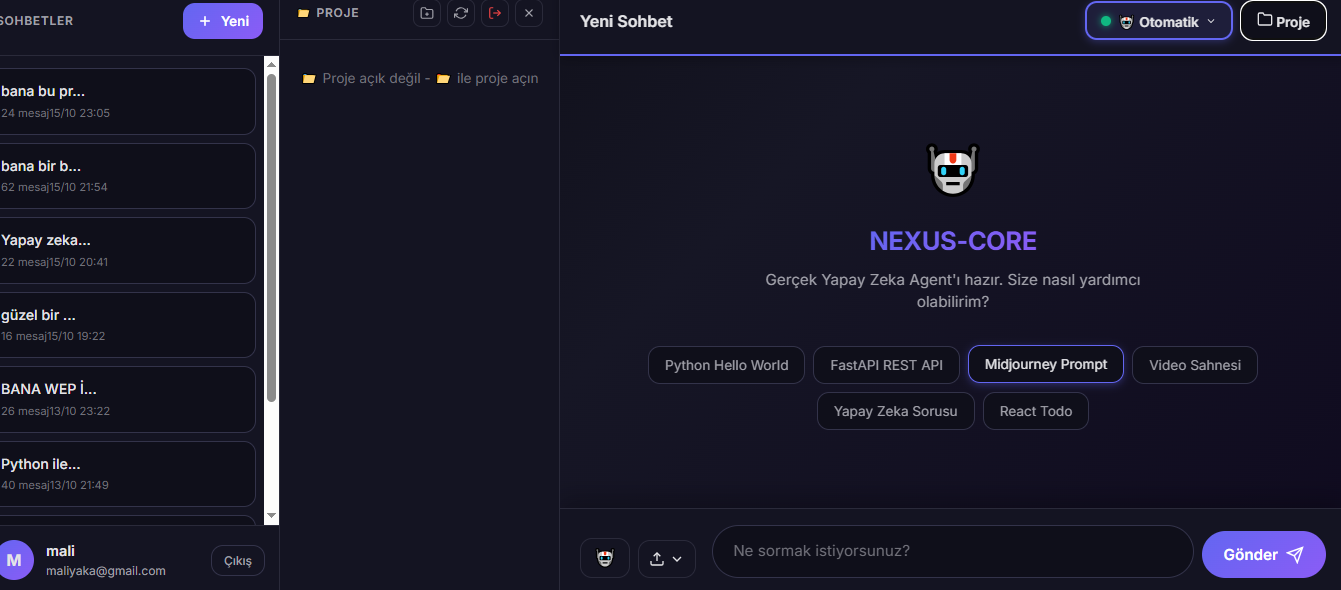
#> input picture multimodal-studio/screenshot_2026-10-16.png, 1341 x 590 px
$ python analyze_image.py
#> lines starting #> are read from the running program, lines starting #| are printed output that depends on the picture; after the words box and inside, x2 and y2 are one past the last pixel; in counts of white or black regions, pixels touching at a corner belong together; long printed decimals are rounded
from PIL import Image
import numpy as np
from collections import Counter

img = Image.open('screenshot_2026-10-16.png')
#> img is the input picture: PIL image 1341x590 RGBA; mean R, G, B, A 25.1, 24.3, 40.7, 255
arr = np.array(img)
print('Shape:', arr.shape)
#| Shape: (590, 1341, 4)
print('Dtype:', arr.dtype)
#| Dtype: uint8

# Get unique colors count
unique_colors = len(np.unique(arr.reshape(-1, arr.shape[-1]), axis=0))
#> unique_colors = 5733
print('Unique colors:', unique_colors)
#| Unique colors: 5733

# Get average color
avg = arr.mean(axis=(0,1))
#> avg = [25.14, 24.29, 40.67, 255]
print('Average RGBA:', avg)
#| Average RGBA: [ 25.145  24.292  40.667 255.        ]

# Get dominant colors by sampling
flat = arr.reshape(-1, 4)
sample = flat[::10]
counts = Counter(tuple(c) for c in sample)
#> counts = 1716 items
top = counts.most_common(20)
#> top = 20 items
print('\nTop 20 colors (sampled):')
for color, count in top:
    print('  RGBA{}: {}'.format(color, count))
#> this loop made 20 passes
#> (color, count) on passes 1 to 12: ((20, 20, 34, 255), 27698), ((15, 15, 26, 255), 14390), ((21, 20, 36, 255), 2729), ((21, 21, 36, 255), 2245), ((22, 22, 37, 255), 2125), ((20, 18, 35, 255), 2053), ((20, 19, 35, 255), 1486), ((19, 17, 34, 255), 1456), ((19, 17, 35, 255), 1251), ((20, 19, 36, 255), 1203), ((19, 16, 34, 255), 1203), ((17, 14, 33, 255), 1203)
#|   RGBA(20, 20, 34, 255): 27698
#|   RGBA(15, 15, 26, 255): 14390
#|   RGBA(21, 20, 36, 255): 2729
#|   RGBA(21, 21, 36, 255): 2245
#|   RGBA(22, 22, 37, 255): 2125
#|   RGBA(20, 18, 35, 255): 2053
#|   RGBA(20, 19, 35, 255): 1486
#|   RGBA(19, 17, 34, 255): 1456
#> (further printed lines are left out)

# Analyze horizontal bands to understand layout
h, w = arr.shape[:2]
#> h = 590; w = 1341
band_height = h // 5
#> band_height = 118
for i in range(5):
    band = arr[i*band_height:(i+1)*band_height, :, :]
    band_avg = band.mean(axis=(0,1))
    band_unique = len(np.unique(band.reshape(-1, band.shape[-1]), axis=0))
    print('Band {} (y={}-{}): avg RGBA={}, unique colors={}'.format(
        i, i*band_height, (i+1)*band_height, band_avg.astype(int), band_unique))
#> this loop made 5 passes
#> (band_avg, band_unique) on passes 1 to 5: ([27.8, 27.28, 45.25, 255], 2235), ([23.25, 22.61, 37.26, 255], 1080), ([24.29, 23.34, 39.08, 255], 1892), ([24.42, 23.53, 38.24, 255], 1243), ([25.97, 24.7, 43.5, 255], 2023)
#| Band 0 (y=0-118): avg RGBA=[ 27  27  45 255], unique colors=2235
#| Band 1 (y=118-236): avg RGBA=[ 23  22  37 255], unique colors=1080
#| Band 2 (y=236-354): avg RGBA=[ 24  23  39 255], unique colors=1892
#| Band 3 (y=354-472): avg RGBA=[ 24  23  38 255], unique colors=1243
#| Band 4 (y=472-590): avg RGBA=[ 25  24  43 255], unique colors=2023
#> pass 1, `band = arr[i*band_height:(i+1)*band_height, :, :]`:
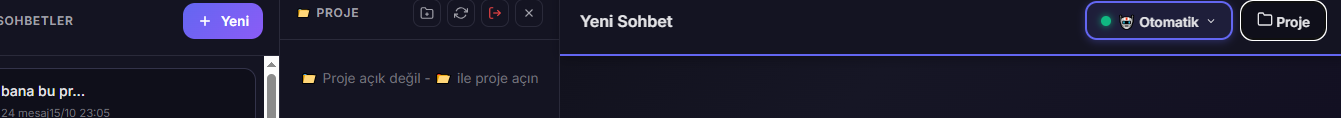
#> band: shape (118, 1341, 4); mean R, G, B, A 27.8, 27.3, 45.3, 255

# Check for text-like patterns (high contrast horizontal edges)
gray = np.array(img.convert('L'))
edges = np.abs(np.diff(gray, axis=1)).mean(axis=0)
#> edges = 1340 values, max 233.6 at index 279, min 0 at index 166, mean 19.4
print('\nHorizontal edge density per column (first 20):', edges[:20].astype(int))
#| Horizontal edge density per column (first 20): [ 4 21 26 23 19 22 29 23 17 22 24 23 30 28 21 16 18 17 14 34]
print('Horizontal edge density per column (last 20):', edges[-20:].astype(int))
#| Horizontal edge density per column (last 20): [ 5 44  5 79  9 49  2 57  0 38  0 68  0 37  0 59  0 41  0 69]
print('Max edge density:', edges.max())
#| Max edge density: 233.603
print('Mean edge density:', edges.mean())
#| Mean edge density: 19.396

# Look for bright/text regions
bright_mask = gray > 200
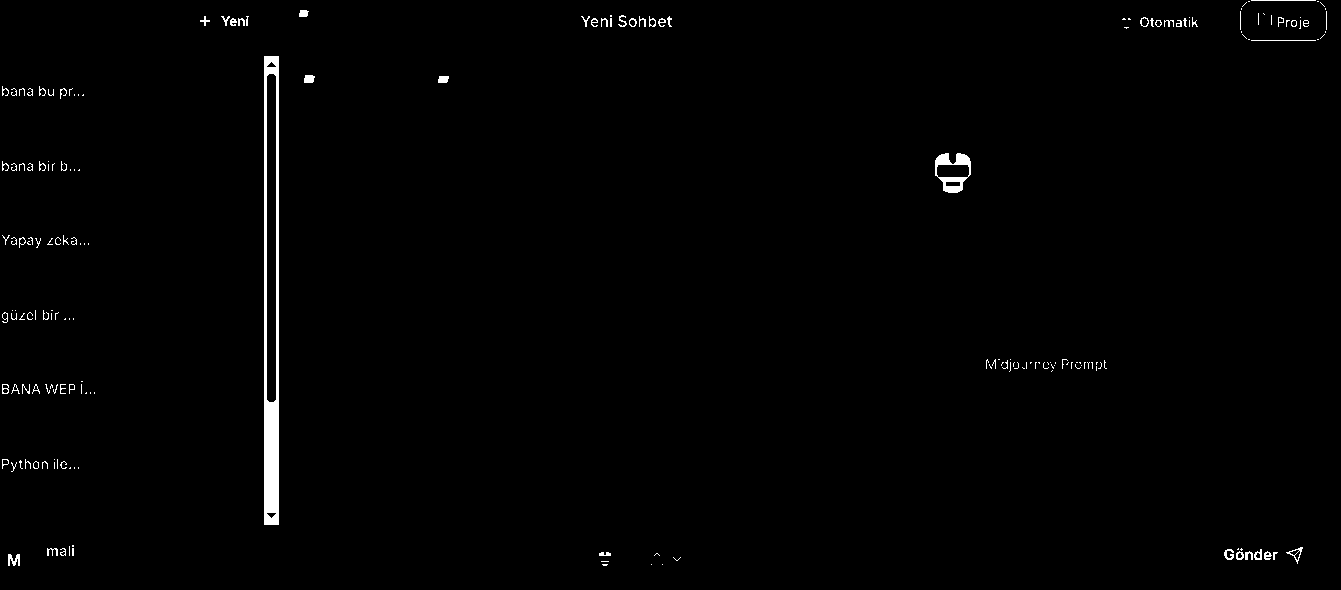
#> bright_mask: shape (590, 1341) bool; 0.98% white; 193 white regions (126 under 20 px), largest, box (x1, y1, x2, y2) and area: (264, 56, 279, 525) 4045, (935, 153, 971, 193) 638, (8, 554, 20, 566) 94
bright_pct = bright_mask.sum() / bright_mask.size * 100
#> bright_pct = 0.985
print('Bright pixels (>200): {:.1f}%'.format(bright_pct))
#| Bright pixels (>200): 1.0%

dark_mask = gray < 50
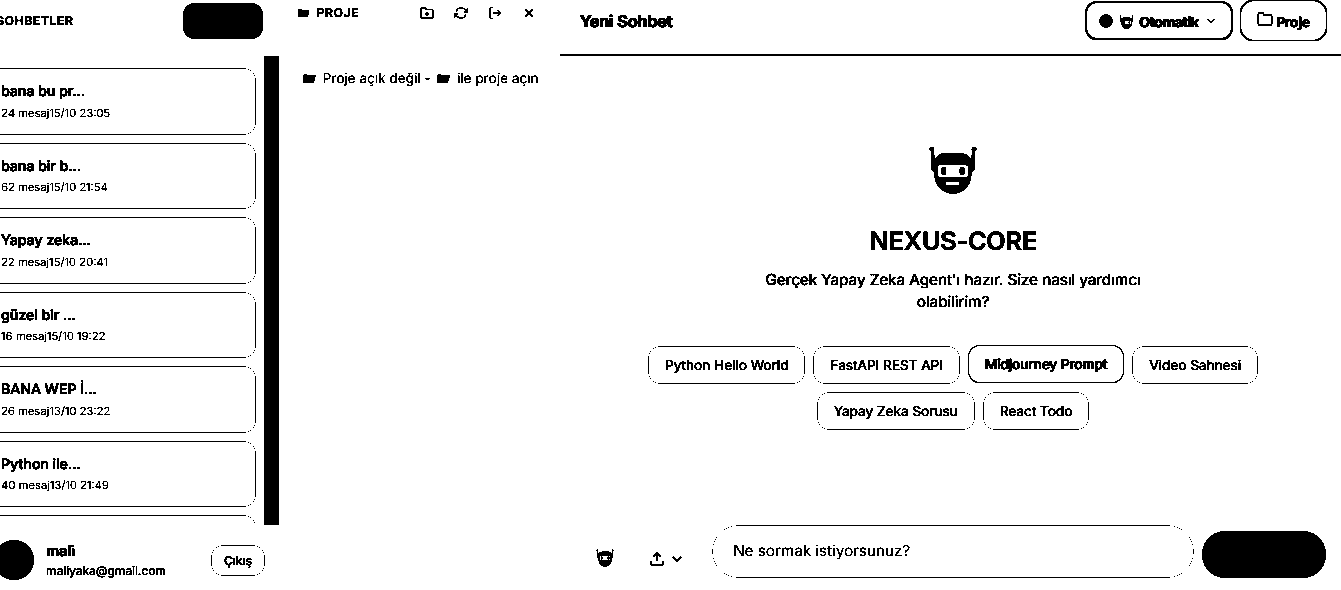
#> dark_mask: shape (590, 1341) bool; 94.5% white; 647 black regions (308 under 20 px), largest, box (x1, y1, x2, y2) and area: (264, 56, 279, 525) 7035, (1202, 531, 1326, 578) 5384, (183, 3, 263, 39) 2772
dark_pct = dark_mask.sum() / dark_mask.size * 100
#> dark_pct = 94.52
print('Dark pixels (<50): {:.1f}%'.format(dark_pct))
#| Dark pixels (<50): 94.5%

# Check if it's a browser or app
top_100 = gray[:100, :]
top_avg = top_100.mean()
#> top_avg = 30.77
print('\nTop 100px avg brightness:', top_avg)
#| Top 100px avg brightness: 30.771

bottom_100 = gray[-100:, :]
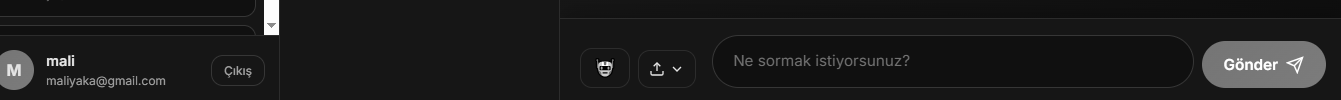
#> bottom_100: shape (100, 1341); min 0, max 255, mean 28.2
bottom_avg = bottom_100.mean()
#> bottom_avg = 28.24
print('Bottom 100px avg brightness:', bottom_avg)
#| Bottom 100px avg brightness: 28.241

left_100 = gray[:, :100]
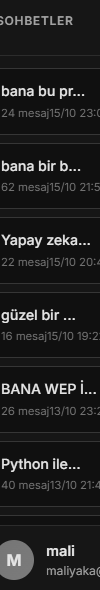
#> left_100: shape (590, 100); min 16, max 229, mean 31.7
left_avg = left_100.mean()
#> left_avg = 31.68
print('Left 100px avg brightness:', left_avg)
#| Left 100px avg brightness: 31.677

right_100 = gray[:, -100:]
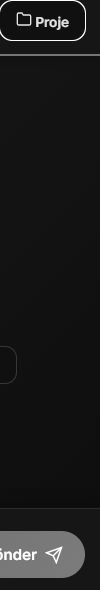
#> right_100: shape (590, 100); min 12, max 255, mean 27.2
right_avg = right_100.mean()
#> right_avg = 27.22
print('Right 100px avg brightness:', right_avg)
#| Right 100px avg brightness: 27.222

# Check top-left corner
tl = gray[:50, :200]
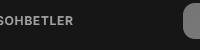
#> tl: shape (50, 200); min 22, max 162, mean 31.4
tl_avg = tl.mean()
#> tl_avg = 31.36
print('\nTop-left corner (50x200) avg brightness:', tl_avg)
#| Top-left corner (50x200) avg brightness: 31.365

# Top strip for browser URL bar
top_strip = gray[10:40, :]
top_strip_std = top_strip.std()
#> top_strip_std = 43.36
print('Top strip std dev:', top_strip_std)
#| Top strip std dev: 43.357

# Save analysis results
with open('image_analysis.txt', 'w') as f:
    f.write('Image Analysis Results\n')
    f.write('======================\n')
    f.write('Format: PNG\n')
    f.write('Size: {}\n'.format(img.size))
    f.write('Mode: {}\n'.format(img.mode))
    f.write('Unique colors: {}\n'.format(unique_colors))
    f.write('Average RGBA: {}\n'.format(avg))
    f.write('Bright pixels (>200): {:.1f}%\n'.format(bright_pct))
    f.write('Dark pixels (<50): {:.1f}%\n'.format(dark_pct))
    f.write('Top 100px avg brightness: {:.1f}\n'.format(top_avg))
    f.write('Bottom 100px avg brightness: {:.1f}\n'.format(bottom_avg))
    f.write('Left 100px avg brightness: {:.1f}\n'.format(left_avg))
    f.write('Right 100px avg brightness: {:.1f}\n'.format(right_avg))

print('\nAnalysis saved to image_analysis.txt')
